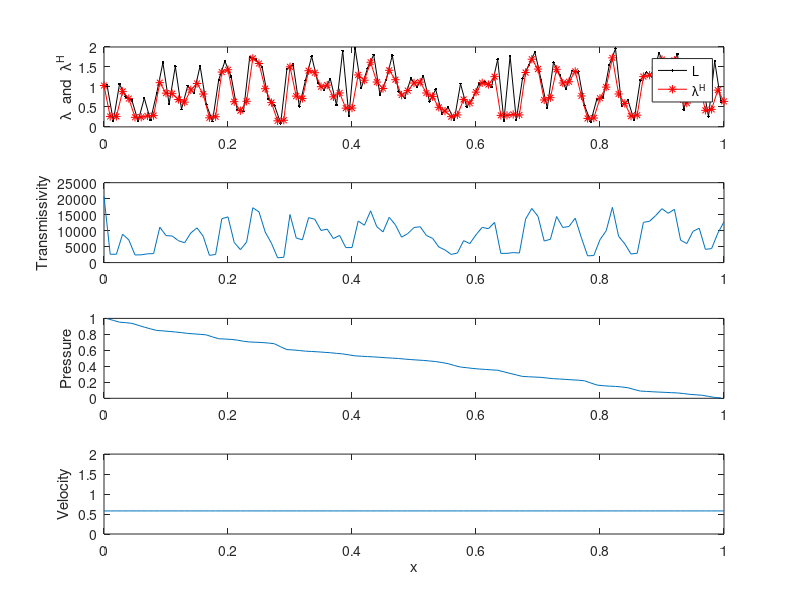

This figure's MATLAB source:
%1D Incompressible P Solver
%Solves the discretized form of -d/dx (lambda * dp/dx) = q
%Tanvi Chheda
%19 Apr 2-16

clear all

%Define parameters, interfaces
%|---X---|---X---|...|---X---|
L = 1.0; % Length [m]
pL = 1; pR = 0;
N = 100; % # grid cells
Dx = L / N; % grid size
x = linspace(Dx/2,L-Dx/2, N); %Grid centers
xi = linspace(0, L, N + 1); %intefaces

Lambda = zeros(N,1); % constructs vector
Lambda(1:N)=1; %Homogenous
% for i=1:N
%     Lambda(i)= 2*i/N; %Heterogenous- lambda varying linearly w avg 1
% end

Lambda=2*rand(N,1); %Random heterogenous

LambdaH = zeros(N+1,1); % Initialize Lambda Avg., calc. later
LambdaH(2:N) = (2*Lambda(1:N-1).*Lambda(2:N))./(Lambda(1:N-1)+Lambda(2:N));
LambdaH(1) = Lambda(1); LambdaH(N+1) = Lambda(N);


T = zeros (N+1,1);% Transmissibility at interfaces
T(2:N) = LambdaH(2:N)/(Dx^2);
T(1)=2*Lambda(1)/(Dx^2); T(N+1)=2*Lambda(N)/(Dx^2);


%% ----------------------------------------------------------------------------

%Construct and fill our linear system
q = zeros(N,1); A = zeros(N,N);
for i=1:N
    q(i)=0; %can add source term later
end

%T(i)*(p(i)-p(i-1))+T(i+1)*(p(i)-p(i+1))=q(i)
for i=1:N
    %step1: T(i)*(p(i)-p(i-1))
    if i>1
        A(i,i-1) = -T(i);
        A(i,i) = T(i);
    end
    %step2: T(i+1)*(p(i)-p(i+1))
    if i<N
        A(i,i+1)=-T(i+1);
        A(i,i) = A(i,i)+T(i+1);
    end
end

%employ boundary condition
i=1;
%add T(1)*(p(1)-pL) to my linear system
%T(1)*(p(1)-pL) + T(2)*(p(1)-p(2)) = q(1)
%T(1)*p(1) + T(2)*(p(1)-p(2)) = q(1) + T(1)*pL

A(i,i)=A(i,i)+T(1);
q(i)=q(i)+T(1)*pL;

%T(N)*(p(N)-p(N-1) + T(N+1)*p(N) = q(N) + T(N+1)*pR
i=N;
A(i,i)=A(i,i)+T(N+1);
q(i)= q(i) + T(N+1)*pR;

p=A\q;

%% Plotting

figure; % Create figure

subplot(4,1,1)
plot(x,Lambda,'Marker','.','LineStyle','-','color',[0 0 0],'DisplayName','L'); hold on;
plot(xi,LambdaH,'Marker','*','LineStyle','-','color',[1 0 0],'DisplayName','{\lambda}^H');
legend show; ylabel('\lambda  and  {\lambda}^H');

subplot(4,1,2)
plot(xi,T)
ylabel('Transmissivity');

subplot(4,1,3)
plot(x,p)
ylabel('Pressure');

%PLOT VELOCITY
V=zeros(N+1,1);
for i = 2:N
    V(i)=-LambdaH(i)*(p(i)-p(i-1))/Dx;
end
V(1)=-2*Lambda(1)*(p(1)-pL)/Dx;
V(N+1)=-2*Lambda(N)*(pR-p(N))/Dx;
subplot(4,1,4)
plot(xi,V)
ylim([0,2]);
ylabel('Velocity');
xlabel('x');